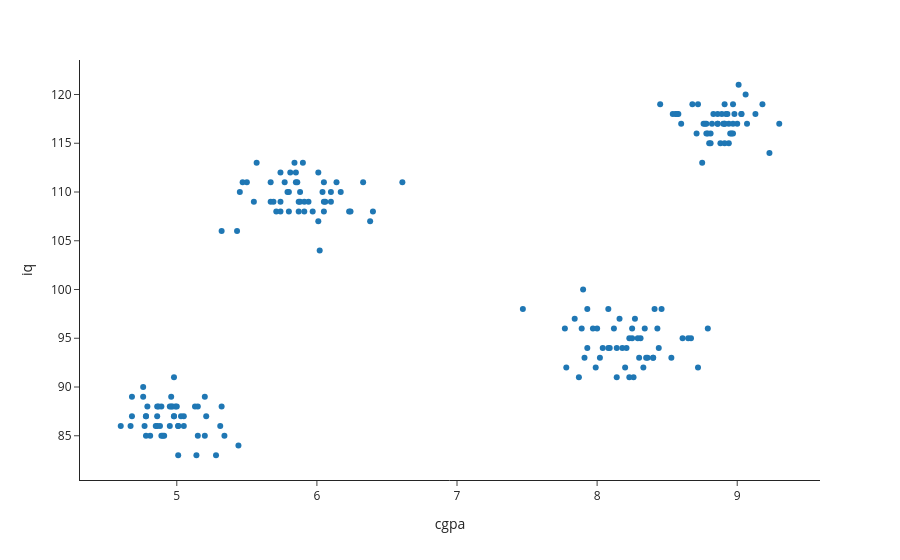

Notebook source saved alongside this figure:
### Code cell
# Look at the data first
px.scatter(df, x="cgpa", y="iq", template="simple_white")

### Figure 1 — Plotly figure (JSON) as saved in the notebook; plotly's stock layout.template omitted (floating-point values rounded to 4 significant figures; data arrays with more than 128 entries replaced by an {"elided": "..."} marker saying what was removed)
{"data": [{"hovertemplate": "cgpa=%{x}<br>iq=%{y}<extra></extra>", "legendgroup": "", "marker": {"color": "#1F77B4", "symbol": "circle"}, "mode": "markers", "name": "", "orientation": "v", "showlegend": false, "type": "scatter", "x": {"elided": "200 float values"}, "xaxis": "x", "y": {"elided": "200 int values"}, "yaxis": "y"}], "layout": {"legend": {"tracegroupgap": 0}, "margin": {"t": 60}, "xaxis": {"anchor": "y", "domain": [0.0, 1.0], "title": {"text": "cgpa"}}, "yaxis": {"anchor": "x", "domain": [0.0, 1.0], "title": {"text": "iq"}}}}
